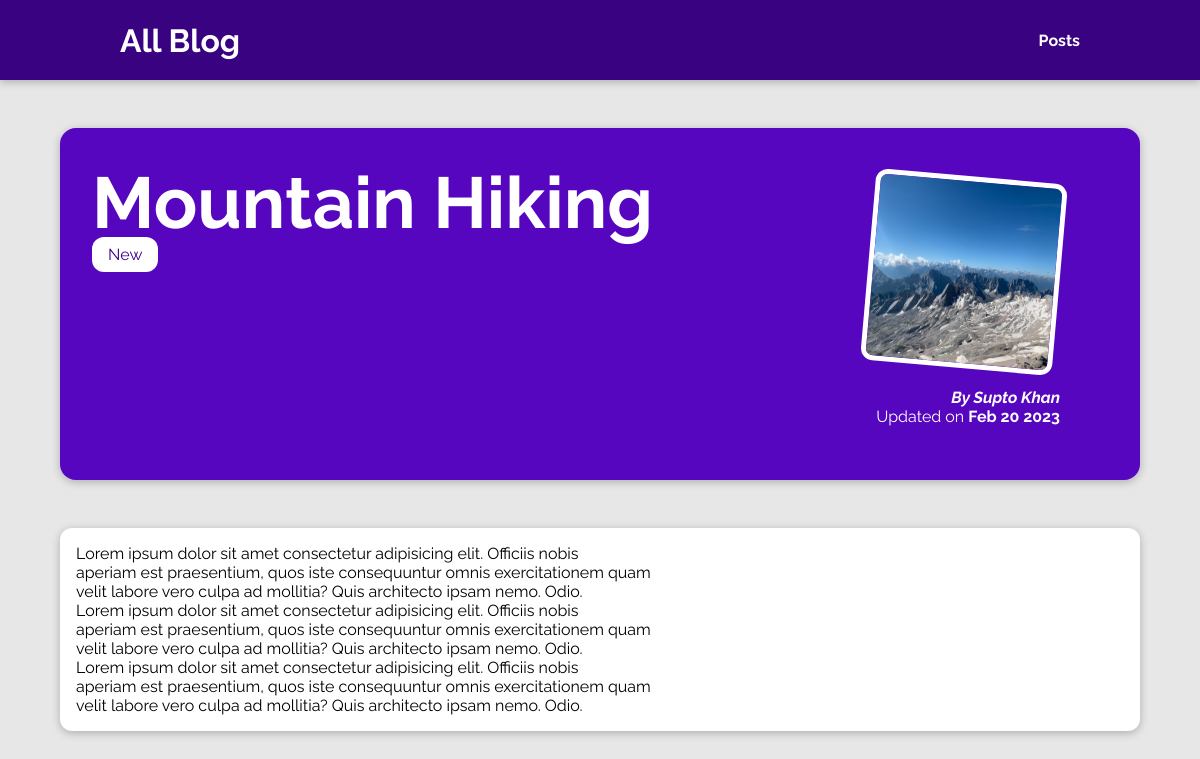
The page /posts/hike-in-the-mountains on the database its author committed.
### blog/models.py (models this page shows, shortened)
class Post(models.Model):
    title = models.CharField(max_length=150)
    excerpt = models.CharField(max_length=200)
    image_name = models.CharField(max_length=500)
    date = models.DateField(auto_now=True)
    slug = models.SlugField(unique=True, db_index=True)
    content = models.TextField(validators=[MinLengthValidator(10)])
    author = models.ForeignKey(
        Author, on_delete=models.SET_NULL, null=True, related_name="posts")
    tags = models.ManyToManyField(Tag)

class Tag(models.Model):
    caption = models.CharField(max_length=30)

class Author(models.Model):
    first_name = models.CharField(max_length=100)
    last_name = models.CharField(max_length=100)
    email = models.EmailField()
    def full_name(self):
        return f"{self.first_name} {self.last_name}"
    def __str__(self) -> str:
        return self.full_name()

### blog/views.py (the view)
# urls.py: path("posts/<slug:slug>", views.post_details, name="post-details-page")
def post_details(request, slug):
    post = get_object_or_404(Post, slug=slug)
    return render(request, 'blog/post-details.html', {
        "post": post,
        "post_tags": post.tags.all()
    })

### blog/templates/blog/post-details.html (shortened to what this page needs)
{% extends 'base.html' %}
{% load static %}
{% block css_files %}
  <link rel="stylesheet" href="{% static 'blog/css/post-details.css' %}">
{% endblock %}
{% block content %}
  <section id="summary">
    <h2>{{ post.title | title}}</h2>
    <div>
      {% for tag in post_tags %}
        <span>{{ tag.caption }}</span>
      {% endfor %}
    </div>
    <article>
      <img src="{% static 'blog/img/'|add:post.image_name %}" alt="{{ post.title }}">
      <address>By <a href="mailto:{{post.author.email}}"> {{ post.author | title}}</a></address>
      <div>
        Updated on <time>{{ post.date | date:"M d Y"  }}</time>
      </div>
    </article>
  </section>
  <main>
    <p>
     {{ post.content | linebreaks }}
    </p>
  </main>
{% endblock %}

### static/css/style.css (style rules this page uses)
*, *::before, *::after { margin: 0; padding: 0; box-sizing: border-box; }
html { font-family: "Raleway", sans-serif; scroll-behavior: smooth; }
body { margin: 0; }
h1, h2, h3 { font-family: "Raleway", sans-serif; font-weight: bold; }

### blog/static/blog/css/post-details.css (style rules this page uses)
body { background-color: #e7e7e7; }
#summary { margin: 8rem auto 3rem auto; padding: 2rem; width: 90%; max-width: 90rem; border-radius: 16px; background-color: #5706c0; position: relative; box-shadow: 0 2px 8px rgba(0, 0, 0, 0.25); height: 22rem; }
#summary h2 { color: white; font-size: 4.5rem; }
#summary article { position: absolute; top: 2rem; right: 3rem; padding: 1rem 2rem; border-radius: 12px; text-align: right; color: white; }
#summary article img { width: 12rem; height: 12rem; border-radius: 12px; transform: rotateZ(5deg); border: 5px solid white; margin-bottom: 1rem; }
#summary address { font-weight: bold; }
#summary time { font-weight: bold; }
#summary a { color: white; text-decoration: none; }
#summary span { background: white; color: #390281; border-radius: 12px; padding: 0.5rem 1rem; }
main { width: 90%; max-width: 90rem; margin: 3rem auto; background-color: white; padding: 1rem; border-radius: 12px; box-shadow: 0 2px 8px rgba(0, 0, 0, 0.25); }

### rows shown on the page
Post: title "Mountain Hiking", image_name (picture), author "Supto Khan", date "Feb 20 2023", content "Lorem ipsum dolor sit amet consectetur adipisicing elit. Officiis nobis aperiam est praesentium, quos iste consequuntur omnis exercitationem quam velit labore vero culpa ad mollitia? Quis architecto ipsam nemo. Odio. Lorem ipsum dolor sit amet consectetur adipisicing elit. Officiis nobis aperiam est praesentium, quos iste consequuntur omnis exercitationem quam velit labore vero culpa ad mollitia? Quis architecto ipsam nemo. Odio. Lorem ipsum dolor sit amet consectetur adipisicing elit. Officiis nobis aperiam est praesentium, quos iste consequuntur omnis exercitationem quam velit labore vero culpa ad mollitia? Quis architecto ipsam nemo. Odio."
Tag: caption "New"
